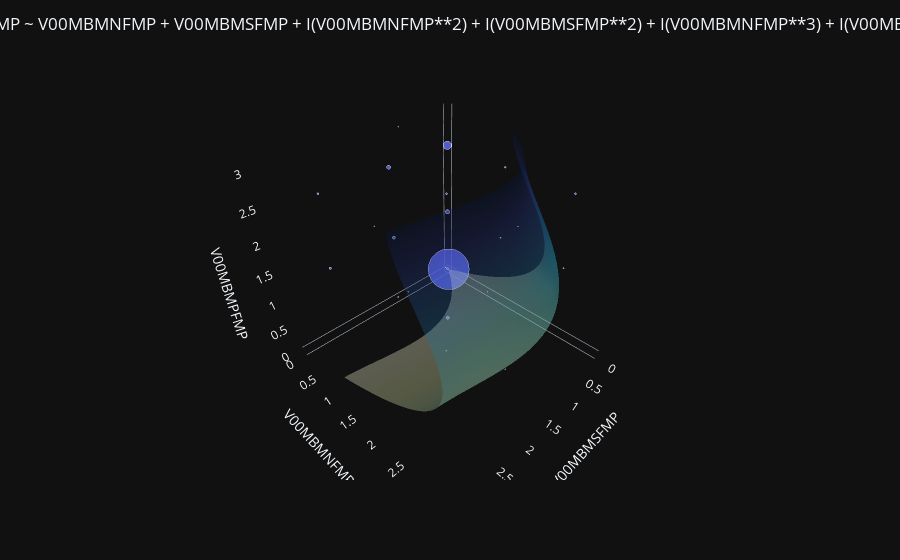

Notebook source saved alongside this figure:
### Code cell
fmp_surface = plot_moaks_data_regression_surface(moaks_3d_fmp_scatter, v00_moaks_shared_kl_fmp, fmp_relationships_df, 28)
fmp_surface.show()

### Figure 1 — Plotly figure (JSON) as saved in the notebook; plotly's stock layout.template omitted (floating-point values rounded to 4 significant figures; data arrays with more than 128 entries replaced by an {"elided": "..."} marker saying what was removed)
{"data": [{"hovertemplate": "V00MBMSFMP=%{x}<br>V00MBMNFMP=%{y}<br>V00MBMPFMP=%{z}<br>count=%{marker.size}<extra></extra>", "legendgroup": "", "marker": {"color": "#636efa", "opacity": 0.8, "size": [2645, 1, 1, 1, 14, 7, 29, 106, 2, 4, 2, 5, 2, 14, 24, 1, 5, 1, 1, 10, 5, 1, 1, 1], "sizemode": "area", "sizeref": 1.653, "symbol": "circle"}, "mode": "markers", "name": "", "scene": "scene", "showlegend": false, "x": [0.0, 0.0, 1.0, 1.0, 1.0, 1.0, 1.0, 1.0, 1.0, 1.0, 1.0, 1.0, 2.0, 2.0, 2.0, 2.0, 2.0, 2.0, 2.0, 3.0, 3.0, 3.0, 3.0, 3.0], "y": [0.0, 1.0, 0.0, 0.0, 1.0, 1.0, 1.0, 1.0, 2.0, 2.0, 3.0, 3.0, 1.0, 1.0, 1.0, 2.0, 2.0, 3.0, 3.0, 1.0, 1.0, 2.0, 3.0, 3.0], "z": [0.0, 0.0, 0.0, 3.0, 0.0, 1.0, 2.0, 3.0, 2.0, 3.0, 2.0, 3.0, 1.0, 2.0, 3.0, 2.0, 3.0, 1.0, 3.0, 2.0, 3.0, 3.0, 2.0, 3.0], "type": "scatter3d"}, {"colorscale": [[0.0, "rgb(255,255,217)"], [0.125, "rgb(237,248,177)"], [0.25, "rgb(199,233,180)"], [0.375, "rgb(127,205,187)"], [0.5, "rgb(65,182,196)"], [0.625, "rgb(29,145,192)"], [0.75, "rgb(34,94,168)"], [0.875, "rgb(37,52,148)"], [1.0, "rgb(8,29,88)"]], "opacity": 0.3, "showscale": false, "x": {"elided": "50x50 float values"}, "y": {"elided": "50x50 float values"}, "z": {"elided": "50x50 float values"}, "type": "surface"}], "layout": {"legend": {"itemsizing": "constant", "tracegroupgap": 0}, "margin": {"t": 60}, "scene": {"domain": {"x": [0.0, 1.0], "y": [0.0, 1.0]}, "xaxis": {"showgrid": false, "title": {"text": "V00MBMSFMP"}}, "yaxis": {"showgrid": false, "title": {"text": "V00MBMNFMP"}}, "zaxis": {"showgrid": false, "title": {"text": "V00MBMPFMP"}}}, "title": {"text": "V00MBMPFMP ~ V00MBMNFMP + V00MBMSFMP + I(V00MBMNFMP**2) + I(V00MBMSFMP**2) + I(V00MBMNFMP**3) + I(V00MBMSFMP**3)", "x": 0.5, "xanchor": "center"}}}
